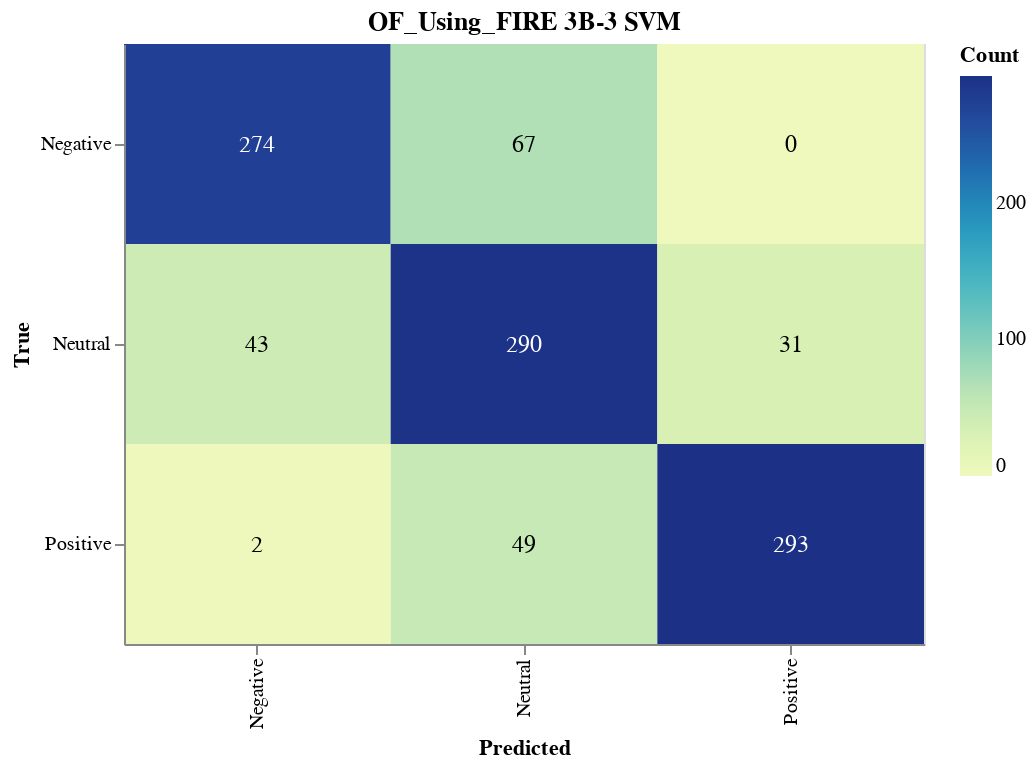

Notebook code for this chart:
### Markdown cell above
#### Save Confusion Matrix

### Code cell
import altair as alt
import pandas as pd
from sklearn.metrics import confusion_matrix

# Calculate the confusion matrix
cm = confusion_matrix(true_labels, svm_validation_predictions)

# Define class names
class_names = ['Negative', 'Neutral', 'Positive']

# Convert confusion matrix to DataFrame
cm_df = pd.DataFrame(cm, index=class_names, columns=class_names).reset_index().melt(id_vars='index')
cm_df.columns = ['True', 'Predicted', 'Count']

# Ensure the order of categories
cm_df['True'] = pd.Categorical(cm_df['True'], categories=class_names, ordered=True)
cm_df['Predicted'] = pd.Categorical(cm_df['Predicted'], categories=class_names, ordered=True)

# Create the Altair plot
heatmap = alt.Chart(cm_df).mark_rect().encode(
    x=alt.X('Predicted:O', sort=class_names),
    y=alt.Y('True:O', sort=class_names),
    color='Count:Q',
    tooltip=['True', 'Predicted', 'Count']
).properties(
    width=400,
    height=300,
    title='OF_Using_FIRE 3B-3 SVM'
)

# Add text labels
text = heatmap.mark_text(
    align='center',
    baseline='middle',
    fontSize=12
).encode(
    text='Count:Q',
    color=alt.condition(
        alt.datum.Count > cm.max() / 2,
        alt.value('white'),
        alt.value('black')
    )
)

# Combine heatmap and text
final_chart = heatmap + text

# Display the plot
final_chart.show()

### Figure 1 — Vega-Lite specification as saved in the notebook (floating-point values rounded to 4 significant figures)
{"config": {"view": {"continuousWidth": 300, "continuousHeight": 300}}, "layer": [{"mark": {"type": "rect"}, "encoding": {"color": {"field": "Count", "type": "quantitative"}, "tooltip": [{"field": "True", "type": "ordinal"}, {"field": "Predicted", "type": "ordinal"}, {"field": "Count", "type": "quantitative"}], "x": {"field": "Predicted", "sort": ["Negative", "Neutral", "Positive"], "type": "ordinal"}, "y": {"field": "True", "sort": ["Negative", "Neutral", "Positive"], "type": "ordinal"}}, "title": "OF_Using_FIRE 3B-3 SVM"}, {"mark": {"type": "text", "align": "center", "baseline": "middle", "fontSize": 12}, "encoding": {"color": {"condition": {"test": "(datum.Count > 146.5)", "value": "white"}, "value": "black"}, "text": {"field": "Count", "type": "quantitative"}, "tooltip": [{"field": "True", "type": "ordinal"}, {"field": "Predicted", "type": "ordinal"}, {"field": "Count", "type": "quantitative"}], "x": {"field": "Predicted", "sort": ["Negative", "Neutral", "Positive"], "type": "ordinal"}, "y": {"field": "True", "sort": ["Negative", "Neutral", "Positive"], "type": "ordinal"}}, "title": "OF_Using_FIRE 3B-3 SVM"}], "data": {"name": "data-b0c821a7244138d2da9a73511c6fbc74"}, "height": 300, "width": 400, "$schema": "https://vega.github.io/schema/vega-lite/v5.17.0.json", "datasets": {"data-b0c821a7244138d2da9a73511c6fbc74": [{"True": "Negative", "Predicted": "Negative", "Count": 274}, {"True": "Neutral", "Predicted": "Negative", "Count": 43}, {"True": "Positive", "Predicted": "Negative", "Count": 2}, {"True": "Negative", "Predicted": "Neutral", "Count": 67}, {"True": "Neutral", "Predicted": "Neutral", "Count": 290}, {"True": "Positive", "Predicted": "Neutral", "Count": 49}, {"True": "Negative", "Predicted": "Positive", "Count": 0}, {"True": "Neutral", "Predicted": "Positive", "Count": 31}, {"True": "Positive", "Predicted": "Positive", "Count": 293}]}}
